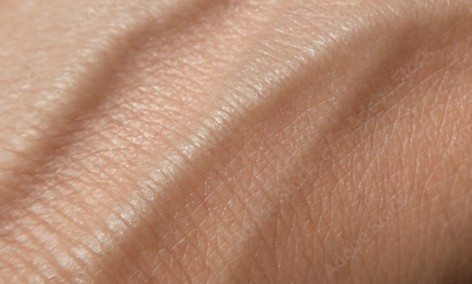
#> input picture MP4/training/img1.jpg, 472 x 284 px, found by its file name
$ python MP4.py
#> lines starting #> are read from the running program, lines starting #| are printed output that depends on the picture
import cv2
import numpy as np
import math
import matplotlib.pyplot as plt

def train_hsi(files):
    h_range = 180
    s_range = 256
    hs_matrix = np.zeros((h_range, s_range), dtype=np.int32)

    for file in files:
        image_bgr = cv2.imread(file)
#> image_bgr is the input picture: shape (284, 472, 3); mean B, G, R 111.7, 136.2, 179.4
        image_hsi = cv2.cvtColor(image_bgr, cv2.COLOR_BGR2HSV) # HSI
#> image_hsi: shape (284, 472, 3); mean H, S, V 11, 99, 179.4
        row = image_hsi.shape[0]
#> row = 284
        col = image_hsi.shape[1]
#> col = 472
        for r in range(row):
            for c in range(col):
                h = image_hsi[r,c,0]
                s = image_hsi[r,c,1]
                hs_matrix[h, s] += 1
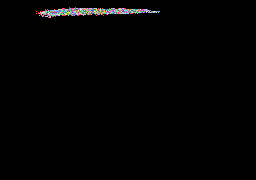
#> hs_matrix: shape (180, 256) int32; 309 distinct labels, from 0 to 1373; one colour per label, 0 black
#> pass 2 of the loop in train_hsi, `for file in files:`:
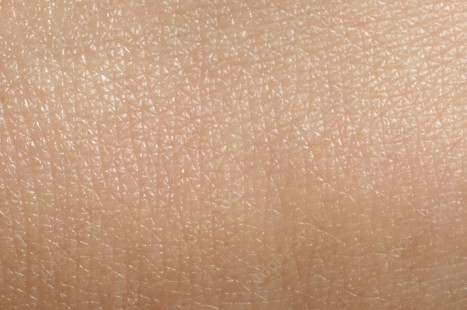
#> input picture MP4/training/img2.jpg, 467 x 310 px, found by its file name
#> in train_hsi, image_bgr is the input picture: shape (310, 467, 3); mean B, G, R 130.5, 159.1, 196.4
#> image_hsi: shape (310, 467, 3); mean H, S, V 13.1, 86.8, 196.4
#> after the loop in train_hsi, `for r in range(row):`:
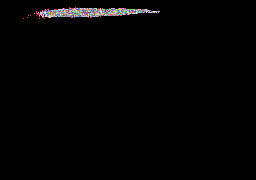
#> hs_matrix: shape (180, 256) int32; 436 distinct labels, from 0 to 2927; one colour per label, 0 black
#> pass 3 of the loop in train_hsi, `for file in files:`:
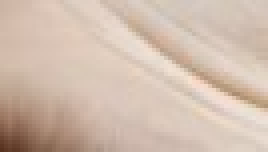
#> input picture MP4/training/img3.jpg, 67 x 38 px, found by its file name (shown 4 times larger)
#> in train_hsi, image_bgr is the input picture: shape (38, 67, 3); mean B, G, R 173.9, 188.8, 209.4
#> image_hsi: shape (38, 67, 3); mean H, S, V 12.6, 44.9, 209.4
#> after the loop in train_hsi, `for r in range(row):`:
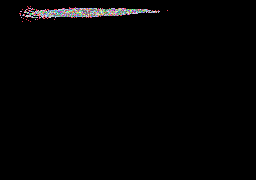
#> hs_matrix: shape (180, 256) int32; 444 distinct labels, from 0 to 2927; one colour per label, 0 black
#> the loop made 5 passes; the first 3 are shown

    return hs_matrix

# [32 lines left out: functions train_rgb, normalise, not called in this run]

def training(files, mode):

    match mode:
        case 0:
            matrix = train_hsi(files)
        case 1:
            matrix = train_rgb(files)

    normalised_matrix = normalise(matrix)

    return normalised_matrix

# [26 lines left out: function testing, not called in this run]


files = ["MP4/training/img1.jpg", "MP4/training/img2.jpg", "MP4/training/img3.jpg", "MP4/training/img4.jpg", "MP4/training/img5.jpg", "MP4/training/img6.jpg", "MP4/training/img7.jpg"]
#threshold = 0.001 #HSI
threshold = 0.0001 #RGB
mode = 0

#> (the run stopped early here; a loop or call above may not have finished)
